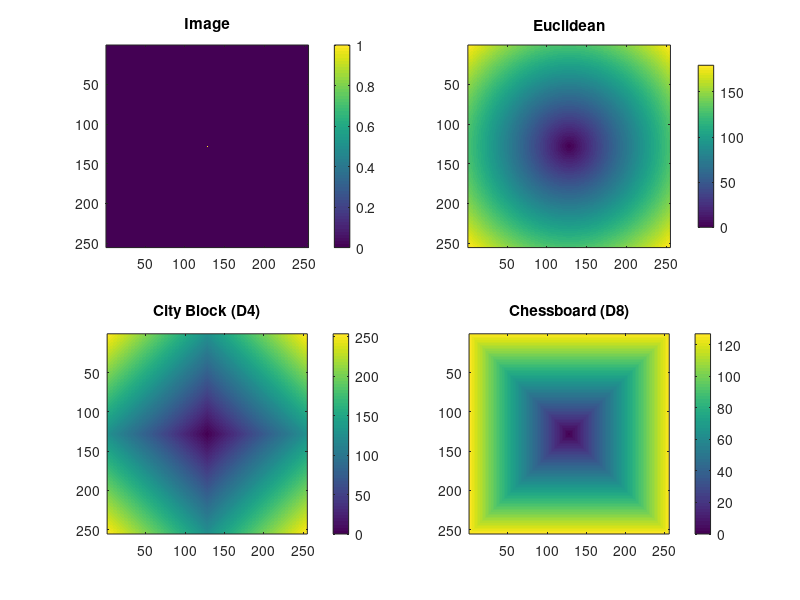
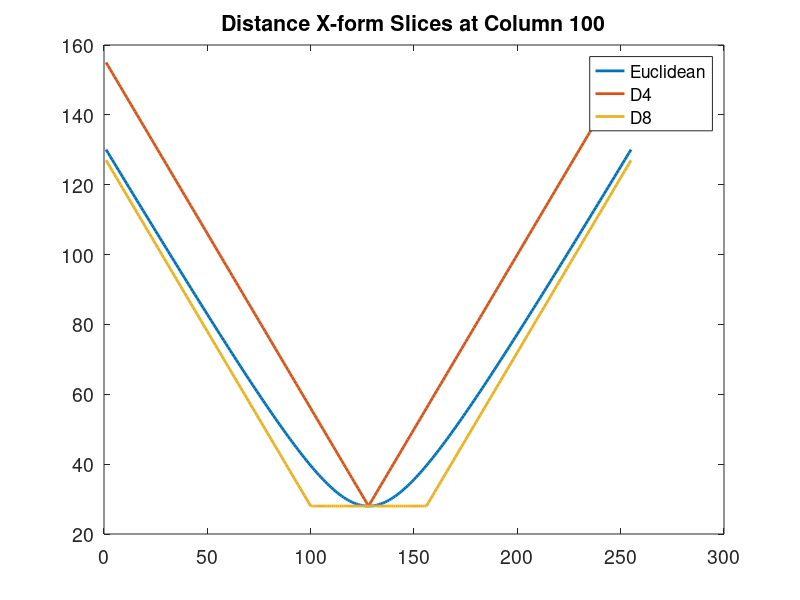

MATLAB code for these plots, in order: (Note: this script raises an error after producing the figures.)
clear all
close all

N = 255;
f = zeros(N,N);
f((N+1)/2,(N+1)/2) = 1;

De = bwdist(f,'euclidean');
D4 = bwdist(f,'cityblock');
D8 = bwdist(f,'chessboard');

figure(1);colormap default
subplot(221); imagesc(f);axis image;colorbar
title('Image')
subplot(222); imagesc(De);axis image;colorbar
title('Euclidean');
subplot(223); imagesc(D4);axis image;colorbar
title('City Block (D4)');
subplot(224); imagesc(D8);axis image;colorbar
title('Chessboard (D8)');

figure(2);clf
hp=plot([De(:,100) D4(:,100) D8(:,100)],'linewidth',2)
set(gca,'FontSize',14)
title('Distance X-form Slices at Column 100')
hl=legend('Euclidean','D4','D8')
hl.FontSize=14;

x = linspace(-1,1,N)';
y = linspace(-1,1,N)';
[X Y] = meshgrid(x,y);
f = abs(X.^2+Y < 1e-2) & abs(X.^2+Y > 1e-3);

De = bwdist(f,'euclidean');
D4 = bwdist(f,'cityblock');
D8 = bwdist(f,'chessboard');


figure(3);colormap default
subplot(221); imagesc(f);axis image;colorbar
title('Image')
subplot(222); imagesc(De);axis image;colorbar
title('Euclidean');
subplot(223); imagesc(D4);axis image;colorbar
title('City Block (D4)');
subplot(224); imagesc(D8);axis image;colorbar
title('Chessboard (D8)');


x = linspace(-1,1,N)';
y = linspace(-1,1,N)';
[X Y] = meshgrid(x,y);
f = abs(X.^2+Y.^2 < .2);

De = bwdist(f,'euclidean');
D4 = bwdist(f,'cityblock');
D8 = bwdist(f,'chessboard');


figure(4);colormap default
subplot(221); imagesc(f);axis image;colorbar
title('Image')
subplot(222); imagesc(De);axis image;colorbar
title('Euclidean');
subplot(223); imagesc(D4);axis image;colorbar
title('City Block (D4)');
subplot(224); imagesc(D8);axis image;colorbar
title('Chessboard (D8)');